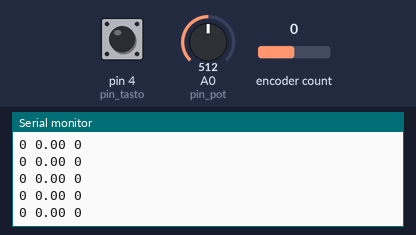
The sketch below on a simulated Arduino Uno, built with avr-gcc and run on an emulated ATmega328P. Parts: the last lines printed to the serial monitor. The test bench sets the inputs (shaded band); at power-on: encoder count 0, pin 4 (pin_tasto) HIGH, A0 (pin_pot) = 512.

Above: at 1.2 s.
1.3 s: encoder count set to -1
At 2.1 s:
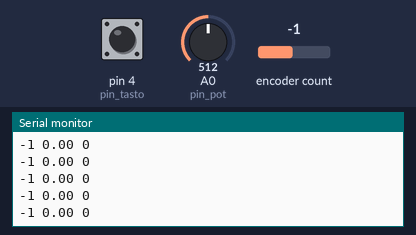
4.3 s: encoder count set to 0
At 5.2 s:
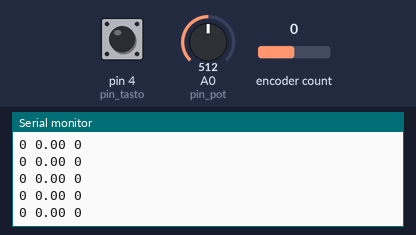
7.3 s: pin 4 (pin_tasto) pulled LOW for 0.15 s
10.4 s: encoder count set to -1
At 11.4 s:
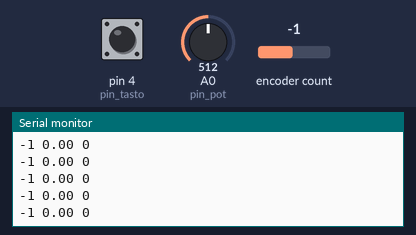
13.4 s: encoder count set to 3
At 14.3 s:
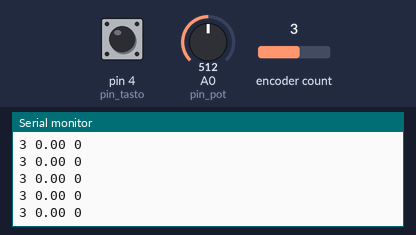
16.4 s: pin 4 (pin_tasto) pulled LOW for 1 s
At 17.4 s:
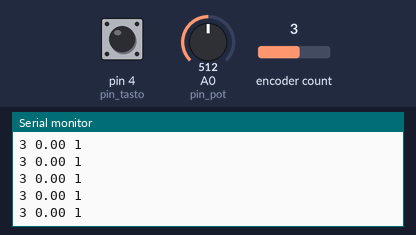
Timing chart, 0 to 19.4 s (numbered marks = the images above; inputs shaded):
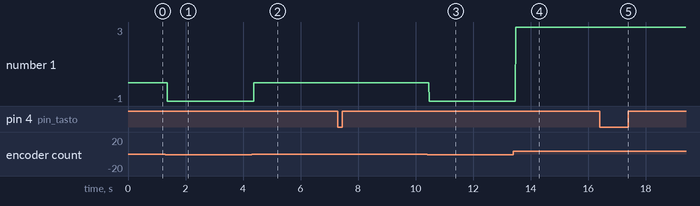

Measured:
- after the input at 1.3 s, the serial monitor: prints a new line after 0.07 s (image 1)
- after the input at 10.4 s, the serial monitor: prints a new line after 0.07 s (image 3)
- after the input at 13.4 s, the serial monitor: prints a new line after 0.08 s (image 4)
- after the input at 16.4 s, the serial monitor: prints a new line after 0.07 s (image 5)
- plotted number 1: 0 → -1 after the input at 1.3 s, 0 → -1 after the input at 10.4 s, -1 → 3 after the input at 13.4 s

The sketch:

Read.ino
```cpp
#include <Encoder.h>

#define enc1 2
#define enc2 3

#define pin_pot A0
#define pin_tasto 4

Encoder enc(enc1, enc2);

long pos = 0;
float zoom = 0;

void setup() {
  Serial.begin(9600);
  pinMode(pin_tasto, INPUT_PULLUP);
}

void loop() {
  bool tasto = 0;

  //encoder
  pos = enc.read()*0.25;


  //potenziometro
  zoom = analogRead(pin_pot)/1024;

  //tasto
  tasto = !digitalRead(pin_tasto);
  delay(5);

  Serial.print(pos);
  Serial.print(' ');
  Serial.print(zoom);
  Serial.print(' ');
  Serial.print(tasto);
  Serial.print('\n');
}
```
